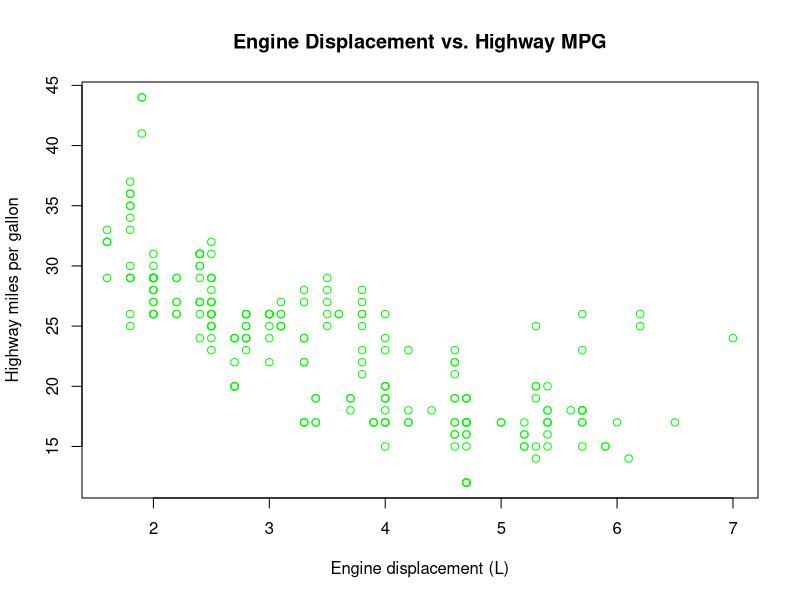
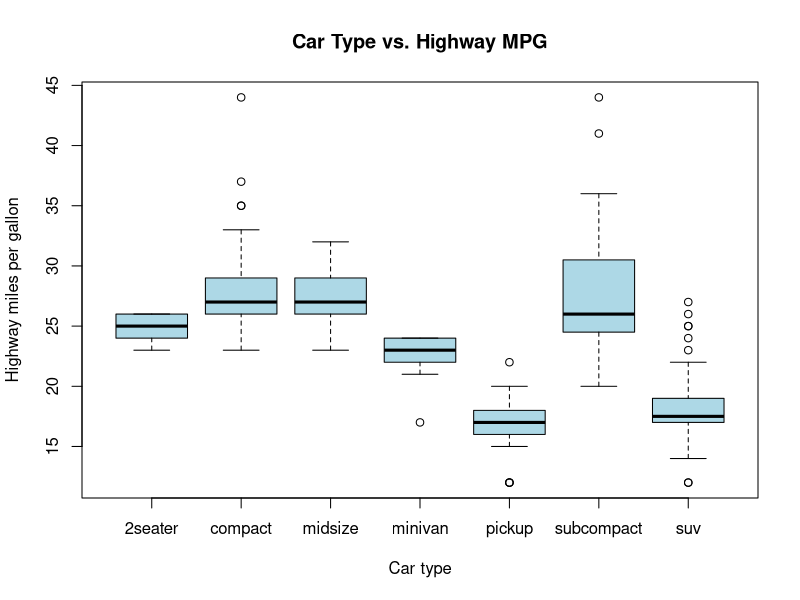
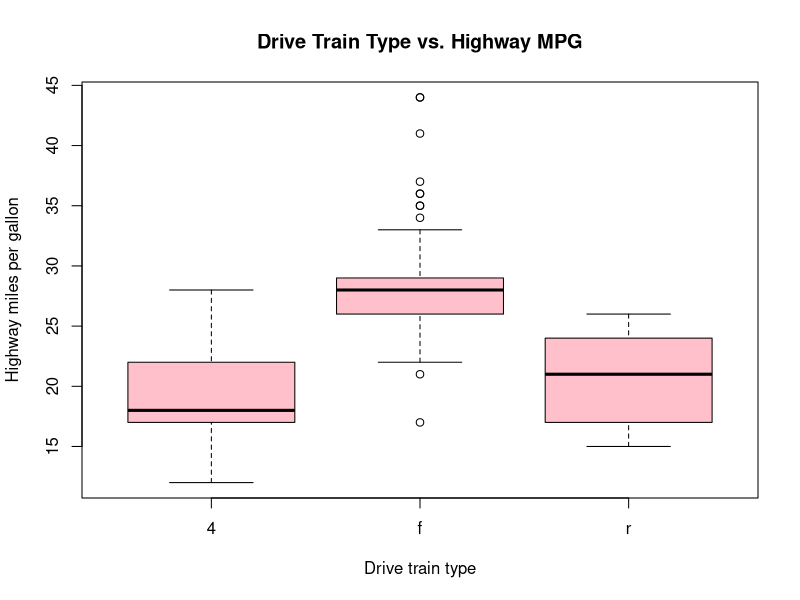
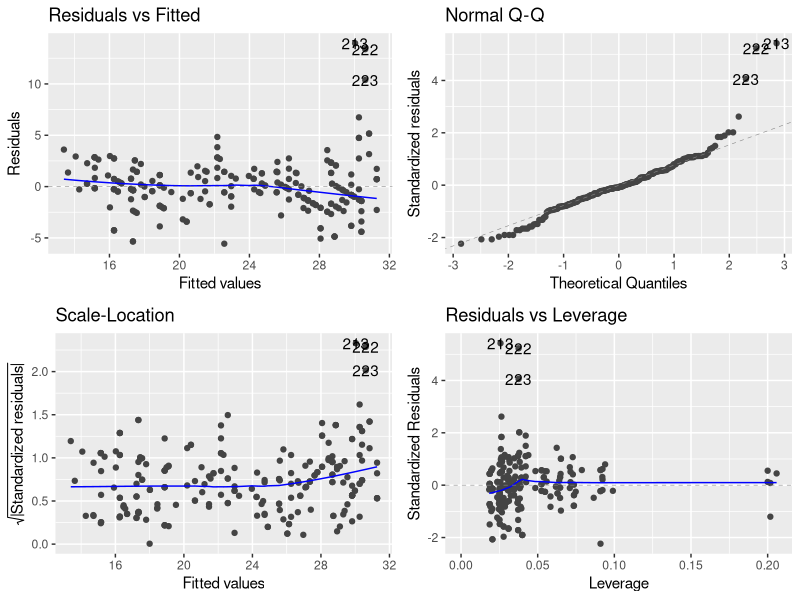
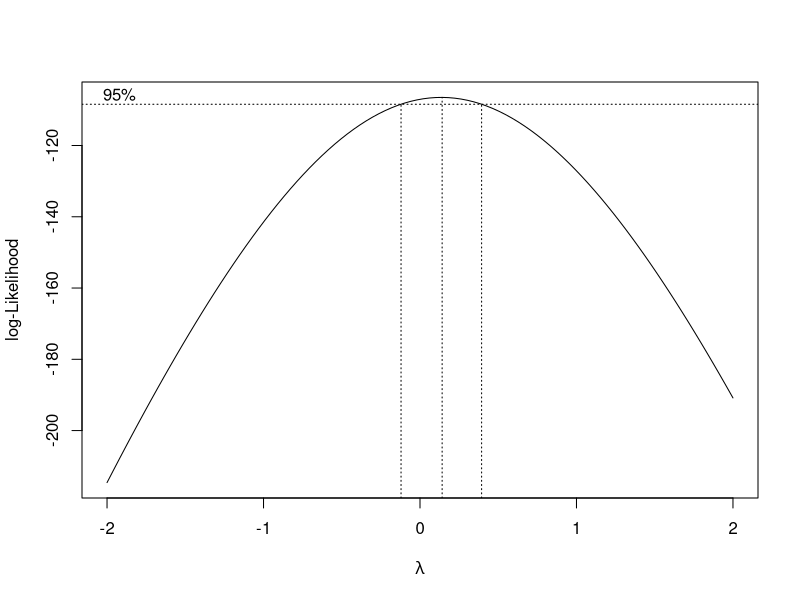
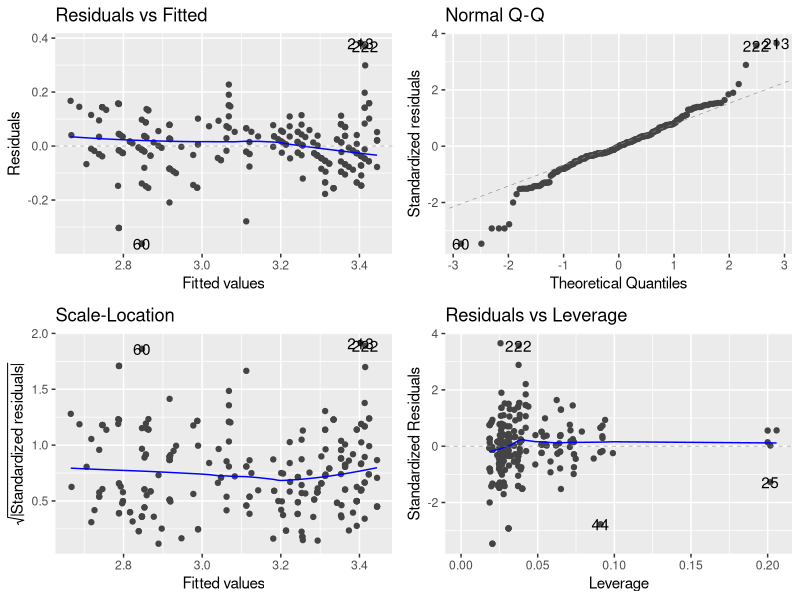
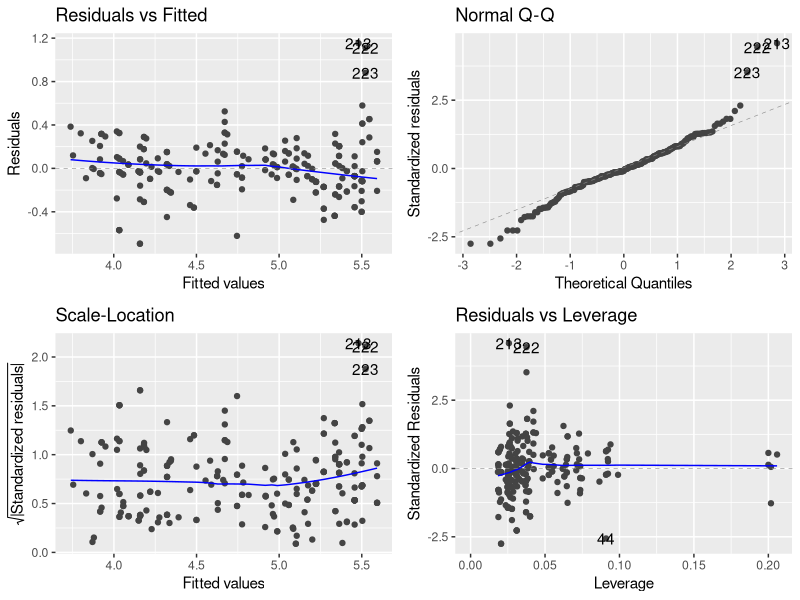
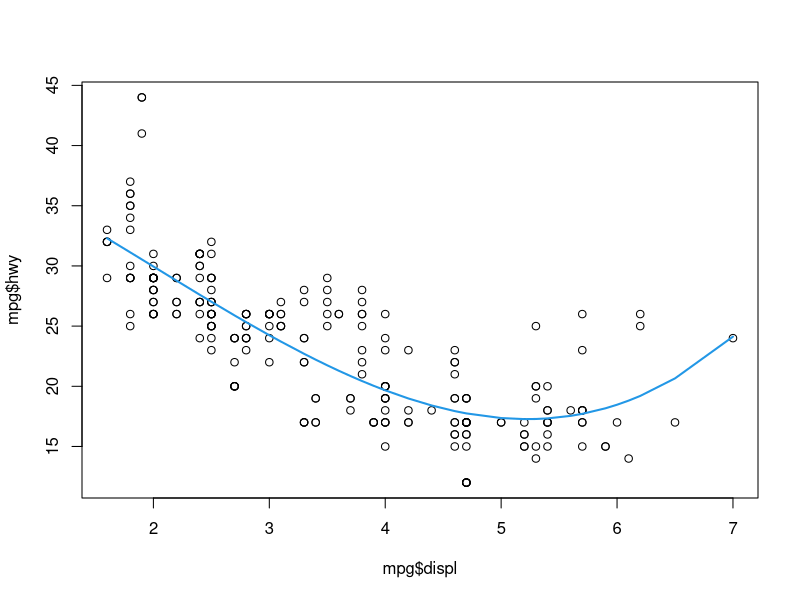

Write R code to recreate these figures, in order.
## ---- chunk 1
data(mpg, package = "ggplot2")
??mpg
nrow(mpg)
head(mpg)
## ---- chunk 2
table(mpg$class)
## ---- chunk 3
table(mpg$drv)
## ---- chunk 4
plot(mpg$displ, mpg$hwy, main = "Engine Displacement vs. Highway MPG", xlab = "Engine displacement (L)", ylab = "Highway miles per gallon", col="green")
## ---- chunk 5
boxplot(hwy ~ class, data = mpg, main = "Car Type vs. Highway MPG", xlab = "Car type", ylab = "Highway miles per gallon", col = "light blue")
## ---- chunk 6
boxplot(hwy ~ drv, data = mpg, main = "Drive Train Type vs. Highway MPG", xlab = "Drive train type", ylab = "Highway miles per gallon", col = "pink")
## ---- chunk 7
hwy_lm <- lm(hwy ~ displ + drv + class, data = mpg)
summary(hwy_lm)
## ---- chunk 8
min(mpg$hwy)
max(mpg$hwy)
## ---- chunk 9
anova(hwy_lm)
## ---- chunk 10
library(ggfortify)

autoplot(hwy_lm)
## ---- chunk 11
bc <- MASS::boxcox(hwy_lm)
## ---- chunk 12
log_lm <- lm(log(hwy) ~ displ + drv + class, data = mpg)
summary(log_lm)
autoplot(log_lm)
## ---- chunk 13
sqrt_lm <- lm(sqrt(hwy) ~ displ + drv + class, data = mpg)
summary(sqrt_lm)
autoplot(sqrt_lm)
## ---- chunk 14
library(splines)
mpg_spline <- lm(hwy ~ bs(displ, 3), data = mpg)

plot(mpg$displ, mpg$hwy)
sorted_idx <- order(mpg$displ)
lines(mpg$displ[sorted_idx], predict(mpg_spline)[sorted_idx], col = 4, lwd = 2)
# lines(mpg$displ, predict(mpg_spline), col = 4, lwd = 2)

mpg_spline <- lm(hwy ~ bs(displ, 3) + drv + class, data = mpg)
autoplot(mpg_spline)
## ---- chunk 15
log_interaction_lm <- lm(log(hwy) ~ displ * drv + class, data = mpg)
summary(log_interaction_lm)
## ---- chunk 16
anova(log_lm, log_interaction_lm)
## ---- chunk 17
summary(log_lm)
## ---- chunk 18
hypothesis_2 <- lm(log(hwy) ~ class, data = mpg)
anova(hypothesis_2)
summary(log_lm)
## ---- chunk 19
hypothesis_3 <- lm(log(hwy) ~ drv, data = mpg)
anova(hypothesis_3)
summary(log_lm)
## ---- chunk 20
autoplot(log_lm)
library(car)
influencePlot(log_lm)
## ---- chunk 21
vif(log_lm)
